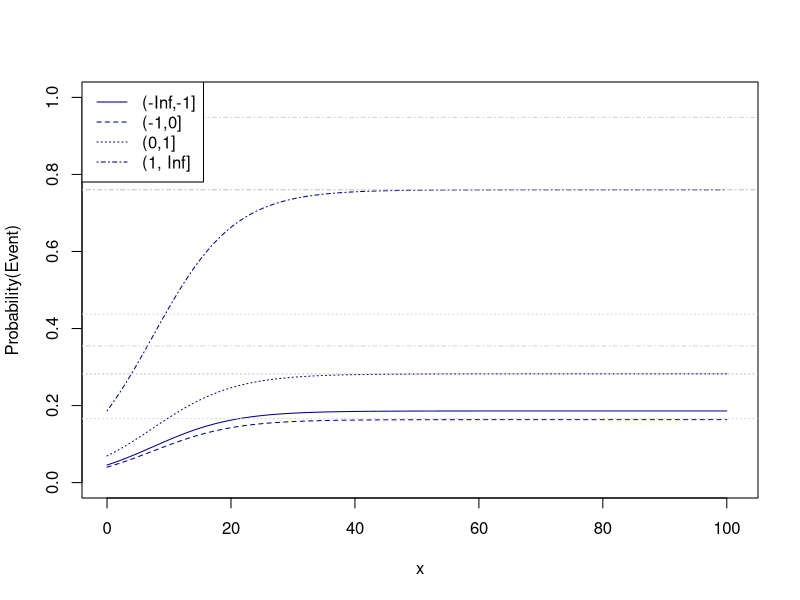

The R source for this figure:
# r2py crawler metadata
# package: lava
# source_type: rd_example
# topic: zibreg.Rd
# source_file: C:\Users\bened\AppData\Local\R\win-library\4.5\lava\help
# lines: 40

suppressPackageStartupMessages(library(lava))
## Simulation
n <- 2e3
x <- runif(n,0,20)
age <- runif(n,10,30)
z0 <- rnorm(n,mean=-1+0.05*age)
z <- cut(z0,breaks=c(-Inf,-1,0,1,Inf))
p0 <- lava:::expit(model.matrix(~z+age) %*% c(-.4, -.4, 0.2, 2, -0.05))
y <- (runif(n)<lava:::tigol(-1+0.25*x-0*age))*1
u <- runif(n)<p0
y[u==0] <- 0
d <- data.frame(y=y,x=x,u=u*1,z=z,age=age)
head(d)

## Estimation
e0 <- zibreg(y~x*z,~1+z+age,data=d)
e <- zibreg(y~x,~1+z+age,data=d)
compare(e,e0)
e
PD(e0,intercept=c(1,3),slope=c(2,6))

B <- rbind(c(1,0,0,0,20),
           c(1,1,0,0,20),
           c(1,0,1,0,20),
           c(1,0,0,1,20))
prev <- summary(e,pr.contrast=B)$prevalence

x <- seq(0,100,length.out=100)
newdata <- expand.grid(x=x,age=20,z=levels(d$z))
fit <- predict(e,newdata=newdata)
plot(0,0,type="n",xlim=c(0,101),ylim=c(0,1),xlab="x",ylab="Probability(Event)")
count <- 0
for (i in levels(newdata$z)) {
  count <- count+1
  lines(x,fit[which(newdata$z==i)],col="darkblue",lty=count)
}
abline(h=prev[3:4,1],lty=3:4,col="gray")
abline(h=prev[3:4,2],lty=3:4,col="lightgray")
abline(h=prev[3:4,3],lty=3:4,col="lightgray")
legend("topleft",levels(d$z),col="darkblue",lty=seq_len(length(levels(d$z))))
